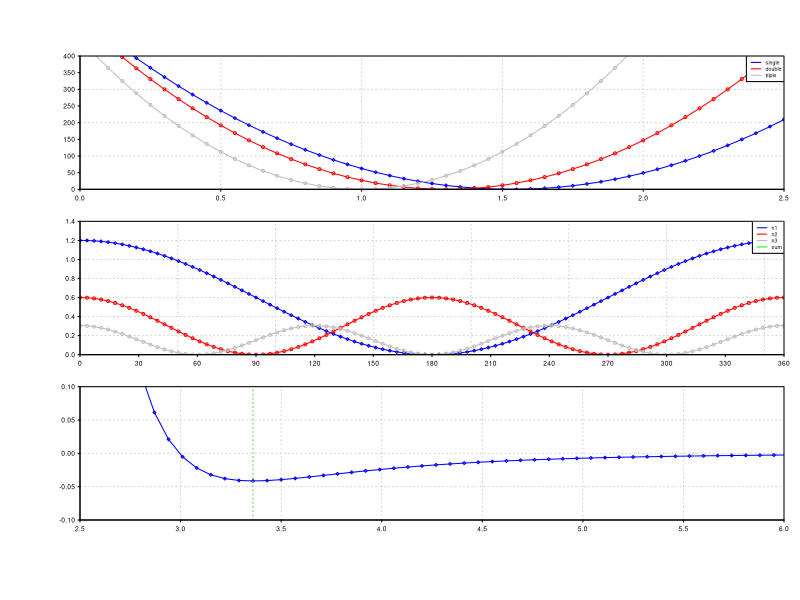

Write R code to recreate this figure.
################################################################################
# Written by: Mauricio Esguerra
# Date: November 26, 2013
# Stockholm and Uppsala, Sweden
#
# The following is an exercise on reproducing step by step the elements which
# compose the CHARMM force-field. The energy expressions are very simple and
# could be written in a few lines of code, but the intention of this R
# workbook is to make it very context rich, including step by step and even
# redundant information.
#
# In CHARMM there are various parameter files containing the force constants and
# equilibrium values for bonds, angles, and dihedrals. For this example we are
# going to use the values found in the parameter file par_all36_prot.prm and 
# toppar_all36_prot_fluoro_alkanes.str. Relevant lines are extracted in the 
# following text.
#
# We have selected ethane as a test molecule.
# The cartoon corresponding to the topology of ethane is:
#
#    HA3        HA3
#      \       /
#   HA3-CT3---CT3-HA3
#      /       \
#    HA3        HA3
#
#Resi ETHA  0.0 ! ethane
#Group 
#Atom h13 ha3   0.09
#Atom c1  ct3  -0.27
#Atom c2  ct3  -0.27
#Atom h21 ha3   0.09
#Atom h22 ha3   0.09
#Atom h23 ha3   0.09
#Atom h11 ha3   0.09
#Atom h12 ha3   0.09
#Bond c1 h11  c1 h12   c1 h13
#Bond c1 c2
#Bond c2 h21  c2 h22   c2 h23
#ic h21 c2 c1  h13  0.00 0.00  180.0 0.0  0.0
#ic h22 c2 c1  h13  0.00 0.00   60.0 0.0  0.0
#ic h23 c2 c1  h13  0.00 0.00  -60.0 0.0  0.0
#ic h11 c1 c2  h21  0.00 0.00   60.0 0.0  0.0
#ic h12 c1 c2  h21  0.00 0.00  -60.0 0.0  0.0
#ic c1  c2 h21 h22  0.00 0.00    0.0 0.0  0.0
#patc firs none last none
#
#
# MASS    45 HA3    1.00800 ! alkane, CH3, new LJ params (see toppar_all22_prot_aliphatic_c27.str)
# MASS    52 CT3   12.01100 ! aliphatic sp3 C for CH3
# CT3  CT3   222.500     1.5300 ! ALLOW   ALI
#                ! alkane update, adm jr., 3/2/92
# HA3  CT3   322.000     1.1110 ! ALLOW   ALI
# ! alkane update, adm jr., 3/2/92
#
# DIHEDRALS
# !
# !V(dihedral) = Kchi(1 + cos(n(chi) - delta))
# !
# !Kchi: kcal/mole
# !n: multiplicity
# !delta: degrees
# !
# !atom types             Kchi    n   delta
# HA3  CT3  CT3   37.500    110.10   22.53   2.17900 ! ALLOW   ALI
# ! alkane update, adm jr., 3/2/92
# HA3  CT3  HA3   35.500    108.40    5.40   1.80200 ! ALLOW   ALI
# ! alkane update, adm jr., 3/2/92
# X    CT3  CT3  X        0.1525  3     0.00 ! ALLOW   ALI
# ! alkane, 4/98, yin and mackerell
# 
# !V(Lennard-Jones) = Eps,i,j[(Rmin,i,j/ri,j)**12 - 2(Rmin,i,j/ri,j)**6]
# !
# !epsilon: kcal/mole, Eps,i,j = sqrt(eps,i * eps,j)
# !Rmin/2: A, Rmin,i,j = Rmin/2,i + Rmin/2,j
# !
# !atom  ignored    epsilon      Rmin/2   ignored   eps,1-4       Rmin/2,1-4
# !
# !carbons
# CT3      0.0       -0.0780    2.040 0.0 -0.01 1.9 ! alkane, 4/98, yin, adm jr.
# !hydrogens
# HA     0.000000  -0.022000     1.320000 ! ALLOW PEP ALI POL SUL ARO PRO ALC
# ! methane/ethane a.i. and ethane pure solvent, adm jr, 2/3/92
################################################################################





################################################################################
# BONDED (INTRAMOLECULAR) INTERACTIONS
################################################################################
################################################################################
# BONDS AS HARMONIC POTENTIALS
################################################################################
#Force constants for carbon single, double, and triple bonds
k1=222.50; k2=300; k3=450

#Equilibrium distances for carbon single, double, and triple bonds in Ångstrom
b1=1.5300; b2=1.3; b3=1.0

#Sampled variable
#b=runif(100, 0.5, 2.5)
b=seq(0.0, 2.5, ((2.5-0.0)/50))

#Harmonic Potential function
vbond1 <- k1*(b-b1)^2
vbond2 <- k2*(b-b2)^2
vbond3 <- k3*(b-b3)^2

################################################################################
# ANGLES AS HARMONIC POTENTIALS
################################################################################
#Force constants for carbon-carbon-carbon carbon-carbon-hydrogen
#k1=50; k2=100; k3=200

#Equilibrium angles
#b1=pi/2; b2=pi/3; b3=pi/4

#Sampled variable
#b=runif(100, 0.5, 2.5)
#b=seq(0.0, pi, ((pi-0.0)/50))

#Harmonic Potential function
#vangle1 <- k1*(b-b1)^2
#vangle2 <- k2*(b-b2)^2
#vangle3 <- k3*(b-b3)^2



################################################################################
# DIHEDRAL ANGLES AS COSINES OR FOURIER SERIES
################################################################################

k3=0.1525; k2=0.3; k1=0.6 # k=Vo/2, so the barrier for rotation is Vo.
n3=3; n2=2; n1=1    # number of barriers or minima.
delta=0
phi=seq(0, 2*pi, ((2*pi)/100))

#angles are given in radians so have to convert on ploting to degrees.
vdihe1 <- k1*(1+(cos(n1*phi-delta)))
vdihe2 <- k2*(1+(cos(n2*phi-delta)))
vdihe3 <- k3*(1+(cos(n3*phi-delta)))

vdihet <- vdihe1+vdihe2+vdihe3


################################################################################
# NON-BONDED (INTERMOLECULAR) INTERACTIONS
################################################################################
#lennard-jones potential
epsiloni=-0.0780 #kcal/mole * 10
epsilonj=-0.0220 #kcal/mole * 10
epsilonij=sqrt(epsiloni*epsilonj) #Lorentz-Berthelot
rmini=2.040*2
rminj=1.32*2
rminij=((rmini+rminj)/2)
rij=seq(0.0, 7.0, ((7.0-0.0)/100))
lj=epsilonij*( ((rminij/rij)**12) - (2*(rminij/rij)**6) )

#electrostatic potential





################################################################################
# POTENTIAL PLOTS
################################################################################
pdf(file="charmm_potential.pdf",family="Helvetica", width=6,height=10)                           
par(mfcol=c(3,1))                                                                               
par(cex=0.4)                                                                                    
par(mar=c(4, 4, 0, 0), oma=c(6,6,7,2))                                                          
par(tcl=-0.25)                                                                                  
par(mgp=c(2,0.6,0)) 

xlim=range(0.0, 2.5) 
ylim=range(0,400)
plot(b, vbond1, pch=23, type="o", col="blue", cex=0.8,
     xlab = " ", main="", xlim = xlim, ylim = ylim, ylab= " ",
     panel.first = grid(), axes=FALSE, xaxs="i", yaxs="i")
lines(b, vbond2, col="red",type="o")
lines(b, vbond3, col="gray",type="o")
axis(1, cex.axis=1.0, at=seq(0, 2.5,0.5))
axis(2, cex.axis=1.0, at=seq(0, 400,50),las=1) 
box(which="plot",col="black")
legend("topright",col=c("blue","red","gray"),lty=1,legend=c("single","double","triple"), cex=0.8)


xlim=range(0, 360) 
ylim=range(0,1.4)
plot(phi*(360/(2*pi)), vdihe1, pch=23, type="o", col="blue", cex=0.8,
     xlab = " ", main="", xlim = xlim, ylim = ylim, ylab= " ",
     panel.first = grid(), axes=FALSE, xaxs="i", yaxs="i")
lines(phi*(360/(2*pi)), vdihe2, col="red",type="o")
lines(phi*(360/(2*pi)), vdihe3, col="gray",type="o")
#lines(phi*(360/(2*pi)), vdihet, col="green",type="o")
axis(1, cex.axis=1.0, at=seq(0, 360,30))
axis(2, cex.axis=1.0, at=seq(0, 2,0.2),las=1) 
box(which="plot",col="black")
legend("topright",col=c("blue","red","gray","green"),lty=1,legend=c("n1","n2","n3","sum"), cex=0.8)


xlim=range(2.5, 6.0) 
ylim=range(-0.1,0.1)
plot(rij,lj, pch=23, type="o", col="blue", cex=0.8,
     xlab = " ", main="", xlim = xlim, ylim = ylim, ylab= " ",
     panel.first = grid(), axes=FALSE, xaxs="i", yaxs="i")
#lines(b, vbond2, col="red",type="o")
#lines(b, vbond3, col="gray",type="o")
abline(v=rminij,col=3,lty=3)
axis(1, cex.axis=1.0, at=seq(2.5, 6.0, 0.5))
axis(2, cex.axis=1.0, at=seq(-0.1, 0.1, 0.05),las=1) 
box(which="plot",col="black")
#legend("topright",col=c("blue","red","gray"),lty=1,legend=c("single","double","triple"), cex=0.8)




dev.off()